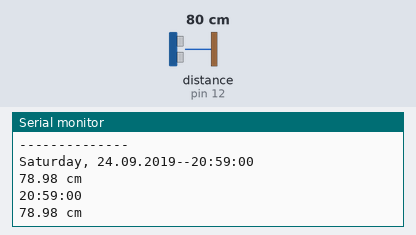
The sketch below on a simulated Arduino Uno, built with avr-gcc and run on an emulated ATmega328P. Shown: the last lines printed to the serial monitor. Wiring (inferred from the names in the program): ultrasonic range finder: trigger pin 13; echo pin 12. The inputs (shaded band) are chosen by the test bench; at power-on: distance to the obstacle (sensor on pin 12) 80 cm. The echo pulse lasts 58.3 µs per cm; the local clock reads 2024-03-15 10:24:30 at power-on unless the sketch sets it.

Above: at 1.5 s.
1.6 s: distance to the obstacle (sensor on pin 12) set to 2 cm
At 2.1 s:
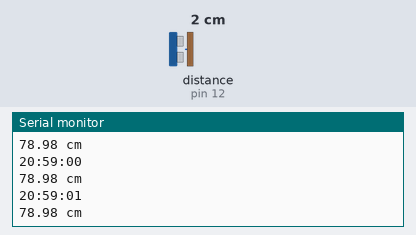
3.1 s: distance to the obstacle (sensor on pin 12) set to 4 cm
At 3.7 s:
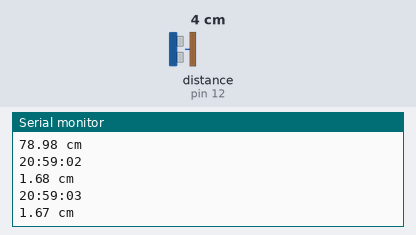
Timing chart, 0 to 6.1 s (numbered marks = the images above; inputs shaded):
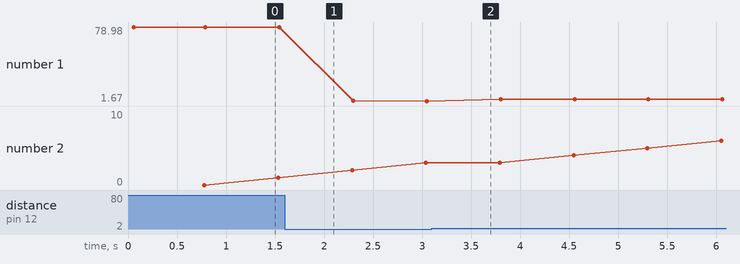

The sketch:

time_print_test.ino
```cpp
#include <DS1302.h>
#include <MFRC522.h>

int echoPin = 12;
int trigPin = 13;

DS1302 rtc(2,3,4);
void setup(){
  Serial.begin(9600);
  rtc.setDOW(TUESDAY);
  rtc.setTime(20,59,00);
  rtc.setDate(24,9,2019);

  pinMode(trigPin, OUTPUT);
  pinMode(echoPin, INPUT);

  Serial.println("--------------");//타임스탬프
  Serial.print(rtc.getDOWStr());
  Serial.print(", ");
  Serial.print(rtc.getDateStr());
  Serial.print("--");
}
void loop(){

  digitalWrite(trigPin, LOW);
  digitalWrite(echoPin, LOW);
  delayMicroseconds(2);
  digitalWrite(trigPin, HIGH);
  delayMicroseconds(10);
  digitalWrite(trigPin, LOW);

  // echoPin 이 HIGH를 유지한 시간을 저장 한다.
    unsigned long duration = pulseIn(echoPin, HIGH);
  // HIGH 였을 때 시간(초음파가 보냈다가 다시 들어온 시간)을 가지고 거리를 계산 한다.
  float distance = ((float)(340 * duration) / 10000) / 2;

  Serial.println(rtc.getTimeStr());

  Serial.print(distance);
  Serial.println(" cm");
  delay(750);
}
```

Measured:
- plotted number 1: 78.98 → 1.67 after the input at 1.6 s, 1.67 → 3.66 after the input at 3.1 s
